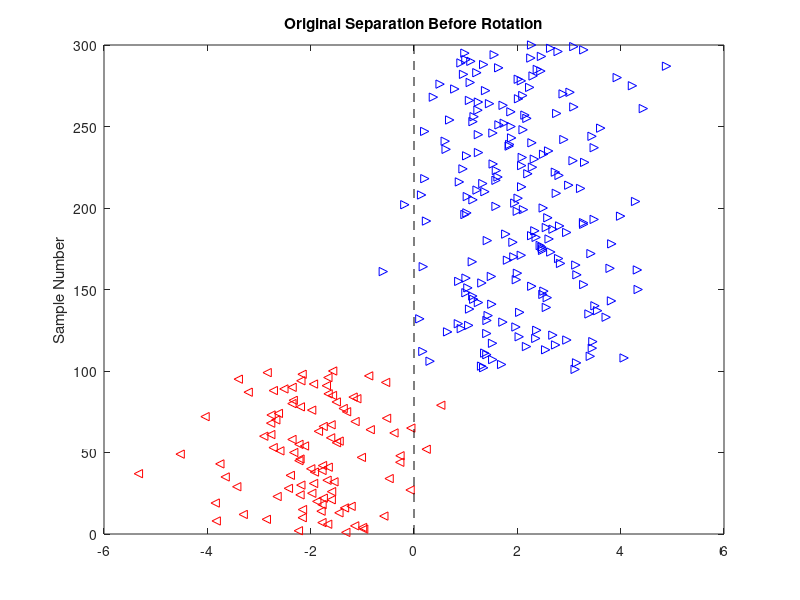
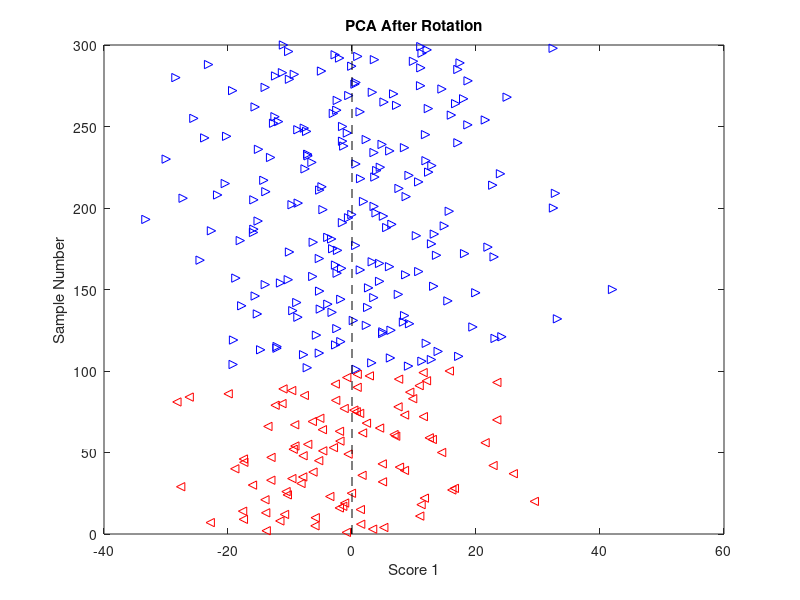

Recreate these plots in MATLAB, in order. (Note: this script raises an error after producing the figures.)
%Uneven projection pursuit on uneven simulated data
%The number in each class is used to obtain a ratio between the classes
%If the ratio isn't 1:1 then, by resampling, a cluster is inflated
%Ordinary PP is run on the new data matrix, and then the cycle repeats

%Setting a seed to be able to replicate results
randn('seed',10);

%Setting the initial parameters - easier to change things later this way
nchan=30;            %number of variables
na=100;              %number of samples in classes a and b
nb=200;
sep=4;               %separation b/w the two classes
sw=1;                %variance within the classes
sprd=10;             %spread between the other variables
snois=0.1;           %percentage of noise added to the data

%generate data - make variable of separation smaller than other variables
X0=zeros(na+nb,nchan);
x0=[randn(na,sw)-(sep*sw/2); randn(nb,sw)+(sep*sw/2)];
X0(:,1)=x0;
X0(:,2:end)=sprd*sw*randn(na+nb,nchan-1);
X1=X0+randn(size(X0))*sw*snois;

%Get t-test statistics of original data
Spi=sqrt(((na-1)*sw^2+(nb-1)*sw^2)/(na+nb-2));
Tti=sep/(Spi*sqrt((1/na)+(1/nb)));

%Plot the original data before the rotation matrix
figure(1)
clf
class=[ones(na,1);2*ones(nb,1)];
clrstr='rbkgc';
shpstr='<>^oo';
for ii=1:2
    ind=find(class==ii);
    plot(X1(ind),ind,[clrstr(ii) shpstr(ii)])
    hold on
end
plot([0 0], ylim,'--k')
title('Original Separation Before Rotation')
ylabel('Sample Number')
xlabel('')

%generate and apply a rotation matrix
[U,S,V]=svd(randn(nchan,nchan),'econ');
X=X1*V;

%get size of X and mean-center X
[r,c]=size(X);
Morig=ones(size(X,1),1)*mean(X);
X=X-Morig;
Xor=X;
[~,~,Vorig]=svd(X,'econ');   %Use Vorig to project into the original space

%Apply PCA and plot the separation of PCA
%plot PCA as a comparison
figure(2)
clf
[Ui,Si,Vx]=svd(X,'econ');
Tt=Ui*Si;
% rnd=rand(length(class));
for ii=1:2
    ind=find(class==ii);
    plot(Tt(ind),ind,[clrstr(ii) shpstr(ii)])
    hold on
end
plot([0 0], ylim,'--k')
title('PCA After Rotation')
ylabel('Sample Number')
xlabel('Score 1')

%Find the t-test statistics of PCA to compare to original and kPPA
var1PCA=std(Tt(1:na));
var2PCA=std(Tt(na+1:end));
x1PCA=mean(Tt(1:na));
x2PCA=mean(Tt(na+1:end));

SpPCA=sqrt(((na-1)*var1PCA^2+(nb-1)*var2PCA^2)/(na+nb-2));
TPCA=(x1PCA-x2PCA)/(SpPCA*sqrt((1/na)+(1/nb)));

%run Siyuan's projpursuit algorithm to check separation against mine
T=projpursuit(X,1);
figure(3)
clf
for ii=1:2
ind=find(class==ii);
plot(T(ind),ind,[clrstr(ii) shpstr(ii)])
hold on
end
plot([0 0], ylim,'--k')
title('Ordinary kPPA After Rotation')
ylabel('Sample Number')
xlabel('Score 1')

var1kP=std(T(1:na));
var2kP=std(T(na+1:end));
x1kP=mean(T(1:na));
x2kP=mean(T(na+1:end));

SpkP=sqrt(((na-1)*var1kP^2+(nb-1)*var2kP^2)/(na+nb-2));
TkP=(x1kP-x2kP)/(SpkP*sqrt((1/na)+(1/nb)));

%Initialize variables used in the loops
guess=500;              %number of intial guesses
p=1;                    %number of dimensions we're looking for separation in
R=nb/na;                %ratio of elements in each cluster, assuming nb>na
kurt=zeros(guess,p);    %save the final kurtosis value
maxcount=1000;           %Number of times the iteration will run before it diverges
convFlag=cell(guess,p); %cell array that stores whether the code converged or diverged
oldv1=zeros(c,1);       %stores old projection vectors to check against current for convergence
oldv2=zeros(c,1);

%for loop to go through the dimensions we want to separate the data into
for numdim=1:p
    cc=c;
    vall=zeros(cc,guess);   %Place to store all of my projection vectors for sime initial guess
    convlimit=0.0025;   %Convergence limit to check if the current projection converges
    [Utem,Stem,Vj]=svd(X,'econ');
    Xi=X;                   %Tried it without changing data to the scores - same as Xor now
    %Xi=X*Vj;               %Take the data and change it to the scores of the data
    Vm=zeros(cc*cc,r);      %create an empty matrix to add X'*X into - reshape later
    results=cell(100,4);    %Intialize cell array for results
    seedlist=1:500;         %seedlist to be able to replicate each initial guess
    for iguess=1:length(seedlist)
        randn('seed',seedlist(iguess));
        v=randn(cc,1);      %Initial guess of the projection vector
        v=v/norm(v);
        convkurt=kurtosis((Xi*v),1);
        convkurtold=convkurt;
        count=0;           %intial count so it can used inside the loop to check for divergence
        conv=0;            %Setting the convergence/divergence break point
        oldv2=oldv1;
        oldv1=v;
        bestv=v;
        
        while conv==0  %only breaks under convergence or maximum iterations
            
            count=count+1;    %Updates the count so can check if max count is reached
                       
            if count<0
                t=Xi*v;           %takes the scores of the data to check where data projects
                class=[ones(na,1);2*ones(nb,1)];
                clrstr='rb';
                shpstr='><';
                figure(4)
                clf
                xlabel('Score 1')
                ylabel('Sample Number')
                for ii=1:2
                    ind=find(class==ii);
                    plot(t(ind),ind,[clrstr(ii) shpstr(ii)])
                    hold on
                end
                plot([0 0], ylim,'--k')
                pause;
            end
            
            [X,sampclass]=resamp(Xi,v,na,nb,1); %function to resmaple my data - type 1 so on same side
            [r,c]=size(X);
            
            tnew=X*v;                %project data matrix onto new projection vector
            if count<0
                class1=[ones(na,1);2*ones(nb,1);sampclass];
                figure(5)
                clrstr='rb';
                shpstr='><';
                clf
                for ii=1:2
                    ind=find(class1==ii);
                    plot(tnew(ind),ind,[clrstr(ii) shpstr(ii)])
                    hold on
                end
                plot([0 0], ylim,'--k')
                pause;
            end
            
            Mat2=diag(X'*X);      %use diag because of svd to get X'*X
            Vm=zeros(cc*cc,r);
             
            for i=1:r
                tem=X(i,:)'*X(i,:);   %Gets xi'*xi and then reshapes VM
                Vm(:,i)=reshape(tem,cc*cc,1);
            end
            
            %search for a minimum
            Mat1=sum(Vm*(tnew.*tnew),2);
            Mat1=reshape(Mat1,cc,cc);
            v=(Mat1)\(Mat2.*v);         %Get a new projection vector
            
            %test convergence
            v=v/norm(v);                   %Scale it by it's norm and check it for convergence                     
%             disp(count)
            L1=(v'*bestv)^2;               %correlation between the current v and the best projection of v so far
%             disp(1-L1)
            if (1-L1)<convlimit
                convFlag(iguess,numdim)={'Converged'};
                conv=1;
            elseif count>maxcount
                convFlag(iguess,numdim)={'Not converged'};
                conv=1;
            else                           %Check to see if the shifted algorithm should be applied - when standard isn't stable
                L1=(v'*oldv1)^2;
                L2=(v'*oldv2)^2;
                if L2>L1
                    v=v+0.5*oldv1;
                    v=v/norm(v);
                end
                oldv2=oldv1;
                oldv1=v;
                convT=Xi*v;                   %Get the scores and apply kurtosis to check for the convergence
                bestkurt=kurtosis((Xi*bestv),1); %the lowest kurtosis
                newkurt=kurtosis(convT,1);    %Find new kurtosis and check against best kurtosis - if better replace bestv
                if count < 0
                    figure(5)
                    plot(count,newkurt,'*k')
                    hold on
                end
                if newkurt<bestkurt           %if new v is better replace bestv to compare the new projection vector to
                    bestv=v;
                end
                
            end
        end
%         figure(5)
%         pause;
%         clf
        
        %save projections of initial guesses
        vall(:,iguess)=v;
       
        %get t-test of final projection for the ith initial guess
        t=Xi*v;
        var1=std(t(1:na));
        var2=std(t(na+1:end));
        mnx1=mean(t(1:na));
        mnx2=mean(t(na+1:end));
        Spf=sqrt(((na-1)*var1^2+(nb-1)*var2^2)/(na+nb-2));
        Ttf=(mnx1-mnx2)/(Spi*sqrt((1/na)+(1/nb)));
        
        Xnew = resamp(Xor,v,na,nb,0);
        tfinal = Xnew*v;
        
        %Store results in an array to save and compare later            
        results{iguess,1}=kurtosis(tfinal,1);
        results{iguess,2}=tfinal;
        results{iguess,3}=[Tti Ttf];
        results{iguess,4}=t;
    end
    
    for fill=1:iguess
        kurt(fill,p)=results{fill,p};        %fill kurt variable will each value of the kurtosis from the results
    end
    [~,indx]=min(kurt(:,numdim));           %find minimum kurtosis and the projection vector that correponds to it
    Vi=vall(:,indx);
    
    %make projections orthogonal
    %     T=zeros(r,p);
    %     V=zeros(c,p);
    T(:,numdim)=Xor*Vi;
    V(:,numdim)=Vj*Vi;
    X=Xor-Xor*V*V';
    
end

%transform back into original space (orthogonal projections)
V=Vorig*V;
W=[];
P=[];
T=T+Morig*V;

%Plot the scores in original space to see the separation
class=[ones(na,1);2*ones(nb,1)];
clrstr='rb';
shpstr='<>';
figure(4)
clf
for ii=1:2
    ind=find(class==ii);
    plot(T(ind),ind,[clrstr(ii) shpstr(ii)])
    hold on
end
plot([0 0], ylim, '--k')

figure(5)
clf
hist(kurt,20);